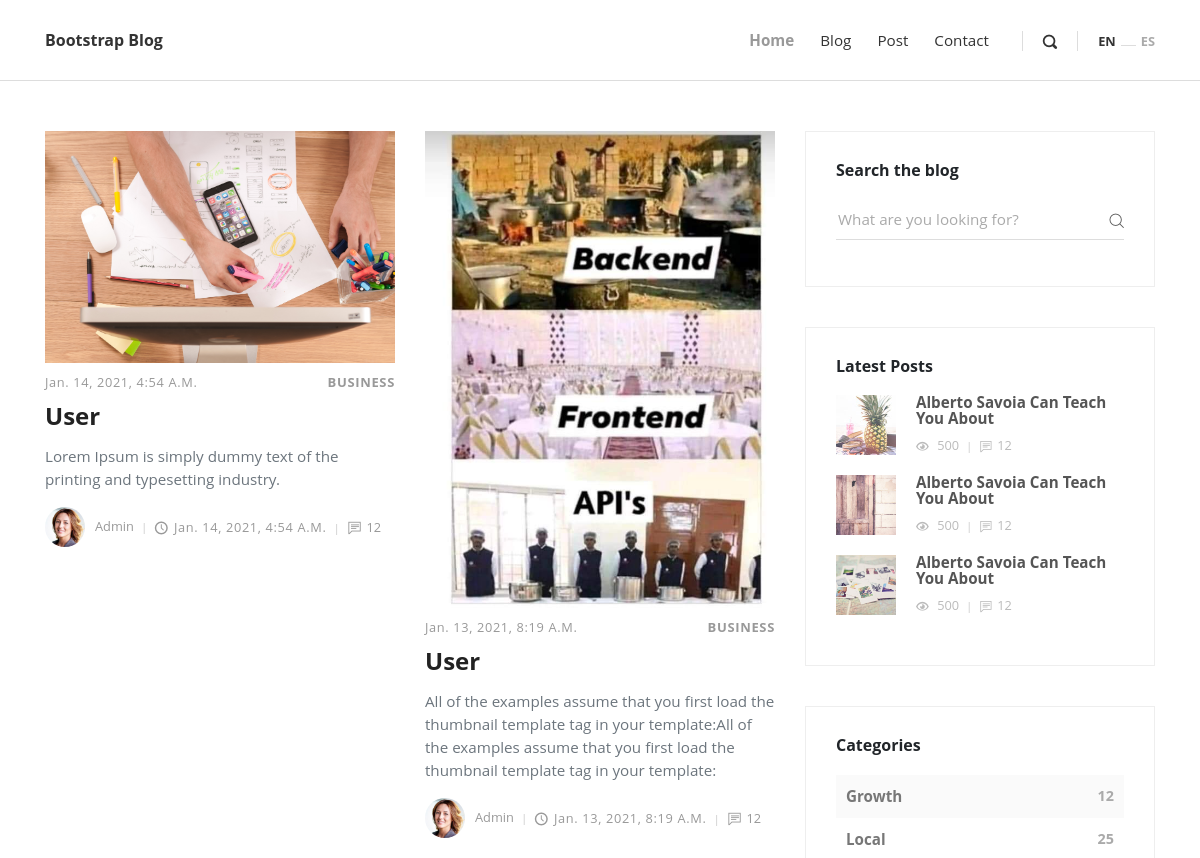
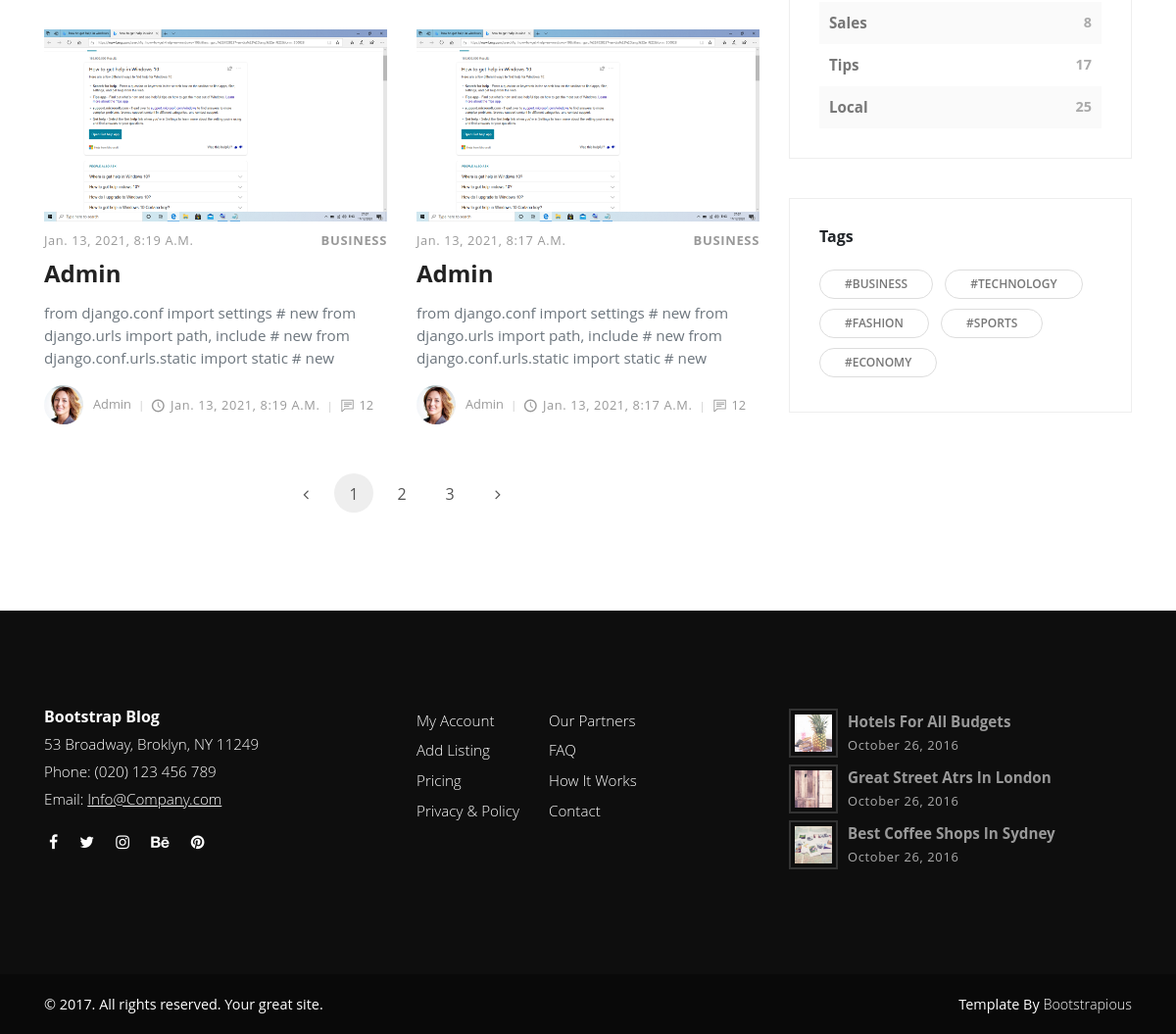
/blog_posts/, run on the app's committed database (2 pictures, top to bottom).
### blog/models.py (models this page shows, shortened)
class Post(models.Model):
    title = models.CharField(max_length=100)
    slug  = models.SlugField(max_length=100)
    author = models.ForeignKey(User, on_delete=models.CASCADE)
    content = models.TextField()
    status = models.IntegerField(choices=STATUS, default=0)
    created_on = models.DateTimeField(auto_now=True)
    updated_on  = models.DateTimeField(auto_now=True)
    thumbnail = models.ImageField(upload_to='images/', null=True, blank=True)
    class meta:
        ordering = ['-title']

### blog/views.py (the view)
# urls.py: path('blog_posts/', views.blog_posts, name='blog_posts'),
def blog_posts(request):
    blog_posts = Post.objects.order_by('-title')[:4]
    context = {'blog_posts' : blog_posts}
    return render(request, 'blog/blog.html', context)

### blog/templates/blog/blog.html
{% extends 'blog/base.html'%}
{% block content %}
<div class="container">
    <div class="row">
      <main class="posts-listing col-lg-8">
        <div class="container">
          <div class="row">
            {% for blog in blog_posts %}
            <div class="post col-xl-6">
              <div class="post-thumbnail"><a href="post.html"><img src="{{ blog.thumbnail.url }}" alt="..." class="img-fluid"></a></div>
              <div class="post-details">
                <div class="post-meta d-flex justify-content-between">
                  <div class="date meta-last">{{ blog.created_on }}</div>
                  <div class="category"><a href="#">Business</a></div>
                </div><a href="post.html">
                  <h3 class="h4">{{ blog.title }}</h3></a>
                <p class="text-muted">{{ blog.content }}</p>
                <footer class="post-footer d-flex align-items-center"><a href="#" class="author d-flex align-items-center flex-wrap">
                    <div class="avatar"><img src="img/avatar-3.jpg" alt="..." class="img-fluid"></div>
                    <div class="title"><span>{{ blog.author }}</span></div></a>
                  <div class="date"><i class="icon-clock"></i>{{ blog.created_on }}</div>
                  <div class="comments meta-last"><i class="icon-comment"></i>12</div>
                </footer>
              </div>
            </div>
            {% endfor %}
          </div>
          <nav aria-label="Page navigation example">
            <ul class="pagination pagination-template d-flex justify-content-center">
              <li class="page-item"><a href="#" class="page-link"> <i class="fa fa-angle-left"></i></a></li>
              <li class="page-item"><a href="#" class="page-link active">1</a></li>
              <li class="page-item"><a href="#" class="page-link">2</a></li>
              <li class="page-item"><a href="#" class="page-link">3</a></li>
              <li class="page-item"><a href="#" class="page-link"> <i class="fa fa-angle-right"></i></a></li>
            </ul>
          </nav>
        </div>
      </main>
      <aside class="col-lg-4">
        <div class="widget search">
          <header>
            <h3 class="h6">Search the blog</h3>
          </header>
          <form action="#" class="search-form">
            <div class="form-group">
              <input type="search" placeholder="What are you looking for?">
              <button type="submit" class="submit"><i class="icon-search"></i></button>
            </div>
          </form>
        </div>
        <div class="widget latest-posts">
          <header>
            <h3 class="h6">Latest Posts</h3>
          </header>
          <div class="blog-posts"><a href="#">
              <div class="item d-flex align-items-center">
                <div class="image"><img src="img/small-thumbnail-1.jpg" alt="..." class="img-fluid"></div>
                <div class="title"><strong>Alberto Savoia Can Teach You About</strong>
                  <div class="d-flex align-items-center">
                    <div class="views"><i class="icon-eye"></i> 500</div>
                    <div class="comments"><i class="icon-comment"></i>12</div>
                  </div>
                </div>
              </div></a><a href="#">
              <div class="item d-flex align-items-center">
                <div class="image"><img src="img/small-thumbnail-2.jpg" alt="..." class="img-fluid"></div>
                <div class="title"><strong>Alberto Savoia Can Teach You About</strong>
                  <div class="d-flex align-items-center">
                    <div class="views"><i class="icon-eye"></i> 500</div>
                    <div class="comments"><i class="icon-comment"></i>12</div>
                  </div>
                </div>
              </div></a><a href="#">
              <div class="item d-flex align-items-center">
                <div class="image"><img src="img/small-thumbnail-3.jpg" alt="..." class="img-fluid"></div>
                <div class="title"><strong>Alberto Savoia Can Teach You About</strong>
                  <div class="d-flex align-items-center">
                    <div class="views"><i class="icon-eye"></i> 500</div>
                    <div class="comments"><i class="icon-comment"></i>12</div>
                  </div>
                </div>
              </div></a></div>
        </div>
        <div class="widget categories">
          <header>
            <h3 class="h6">Categories</h3>
          </header>
          <div class="item d-flex justify-content-between"><a href="#">Growth</a><span>12</span></div>
          <div class="item d-flex justify-content-between"><a href="#">Local</a><span>25</span></div>
          <div class="item d-flex justify-content-between"><a href="#">Sales</a><span>8</span></div>
          <div class="item d-flex justify-content-between"><a href="#">Tips</a><span>17</span></div>
          <div class="item d-flex justify-content-between"><a href="#">Local</a><span>25</span></div>
        </div>
        <div class="widget tags">
          <header>
            <h3 class="h6">Tags</h3>
          </header>
          <ul class="list-inline">
            <li class="list-inline-item"><a href="#" class="tag">#Business</a></li>
            <li class="list-inline-item"><a href="#" class="tag">#Technology</a></li>
            <li class="list-inline-item"><a href="#" class="tag">#Fashion</a></li>
            <li class="list-inline-item"><a href="#" class="tag">#Sports</a></li>
            <li class="list-inline-item"><a href="#" class="tag">#Economy</a></li>
          </ul>
        </div>
      </aside>
    </div>
  </div>
{% endblock  %}

### data on the page
Post: thumbnail (picture), created_on "Jan. 14, 2021, 4:54 A.m.", title "User", content "Lorem Ipsum is simply dummy text of the printing and typesetting industry.", author "Admin"
Post: thumbnail (picture), created_on "Jan. 13, 2021, 8:19 A.m.", title "User", content "All of the examples assume that you first load the thumbnail template tag in your template:All of the examples assume that you first load the thumbnail template tag in your template:", author "Admin"
Post: thumbnail (picture), created_on "Jan. 13, 2021, 8:19 A.m.", title "Admin", content "from django.conf import settings # new from django.urls import path, include # new from django.conf.urls.static import static # new", author "Admin"
Post: thumbnail (picture), created_on "Jan. 13, 2021, 8:17 A.m.", title "Admin", content "from django.conf import settings # new from django.urls import path, include # new from django.conf.urls.static import static # new", author "Admin"
